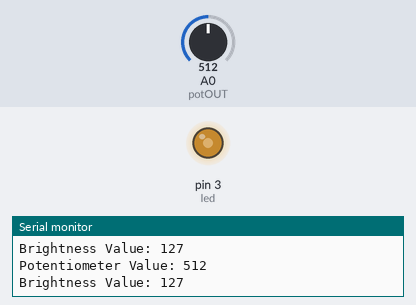
Bench run of a sketch on a simulated Arduino Uno, built with avr-gcc and run on an emulated ATmega328P. On the bench: output pins drawn as LEDs (lit = HIGH), the last lines printed to the serial monitor. The test bench sets the inputs (shaded band); at power-on: A0 (potOUT) = 512.

Above: at 1.2 s.
1.3 s: A0 (potOUT) set to 716
At 1.6 s:
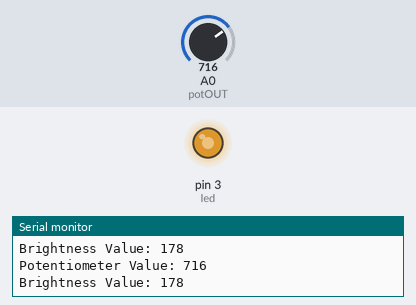
2.8 s: A0 (potOUT) set to 900
At 3.2 s:
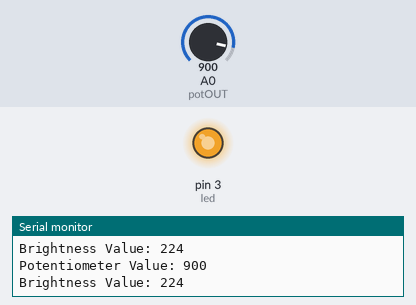
4.3 s: A0 (potOUT) set to 411
At 4.8 s:
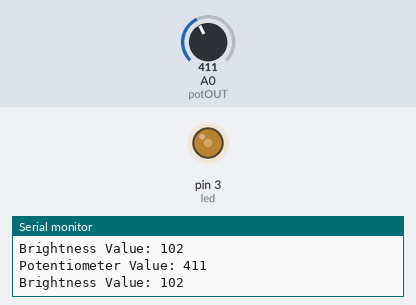
7.3 s: A0 (potOUT) set to 389
At 8.0 s:
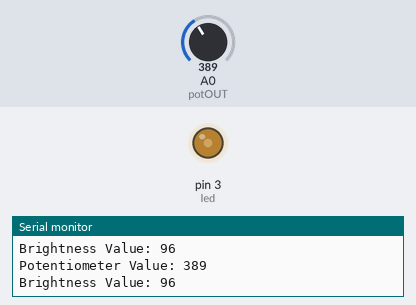
10.3 s: A0 (potOUT) set to 122
At 11.1 s:
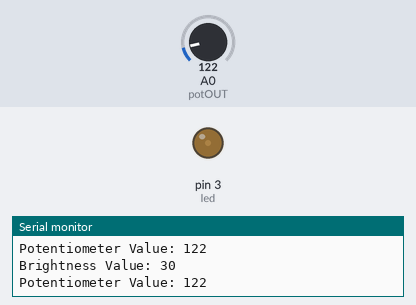
11.8 s: A0 (potOUT) set to 511
At 12.7 s:
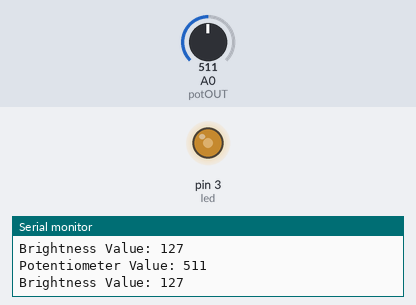
Timing chart, 0 to 14.3 s (numbered marks = the images above; inputs shaded):
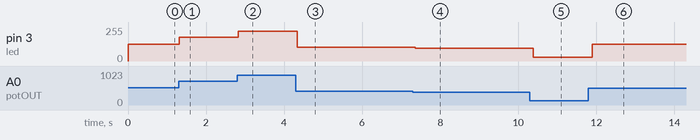

Measured:
- after the input at 1.3 s, pin 3 (led): 127/255 → 178/255 at once
- after the input at 2.8 s, pin 3 (led): 178/255 → 224/255 at once
- after the input at 4.3 s, pin 3 (led): 224/255 → 102/255 at once
- after the input at 7.3 s, pin 3 (led): 102/255 → 96/255 after 0.06 s
- after the input at 10.3 s, pin 3 (led): 96/255 → 30/255 after 0.08 s
- after the input at 11.8 s, pin 3 (led): 30/255 → 127/255 after 0.10 s

The sketch:

led_brightness.ino
```cpp
int led=3;
int potOUT=A0;
int brightness = 100;
int value=0;
void setup() {
  // put your setup code here, to run once:
  Serial.begin(9600);
  pinMode(led,OUTPUT);
  pinMode(potOUT,INPUT);

}

void loop() {
  // put your main code here, to run repeatedly:
  value= analogRead(potOUT);
  brightness=map(value,0,1023,0,255);
  analogWrite(led,brightness);
  Serial.print("Potentiometer Value: ");
  Serial.println(value);
  Serial.print("Brightness Value: ");
  Serial.println(brightness);
  delay(100);


}
```
